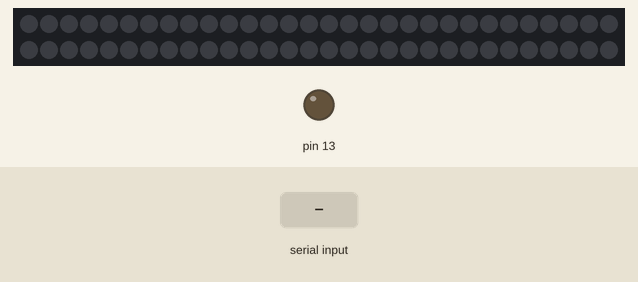
This sketch was run on a simulated Arduino Uno, built with avr-gcc and run on an emulated ATmega328P. Shown: 60 RGB LEDs in strip order, left to right, continuing on the next row, output pins drawn as LEDs (lit = HIGH). The test bench sets the inputs (shaded band). Dim RGB values are drawn brighter than linear.

Above: at 1.2 s.
1.3 s: "1" received over Serial
At 2.4 s:
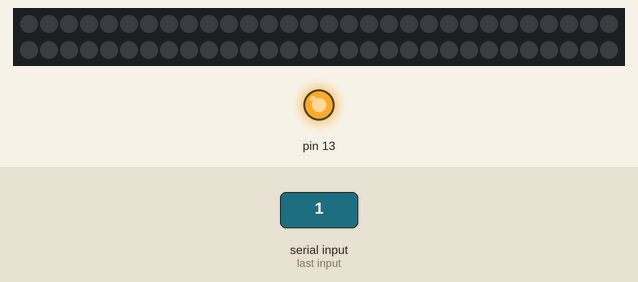
2.8 s: "0" received over Serial
At 3.6 s:
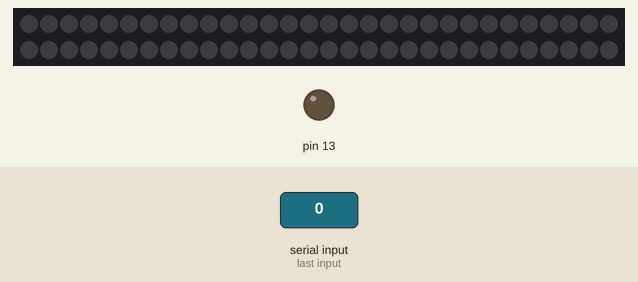
4.3 s: "2" received over Serial
At 4.7 s:
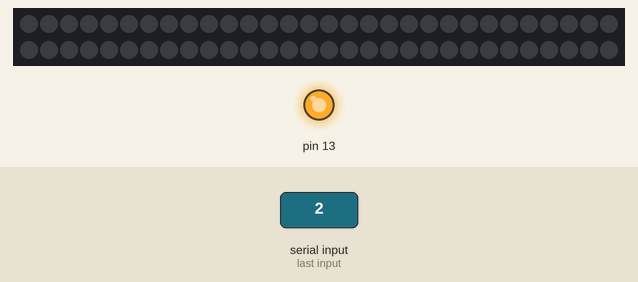
5.8 s: byte 255 (255) received over Serial
At 7.1 s:
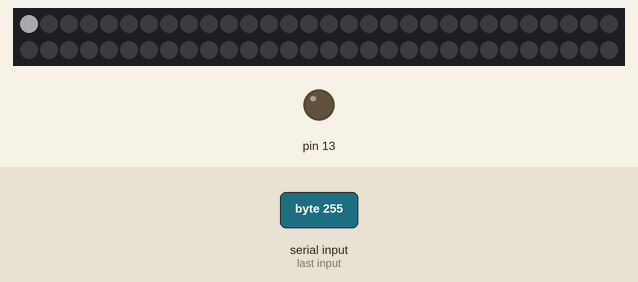
Timing chart, 0 to 8.3 s (numbered marks = the images above; inputs shaded):
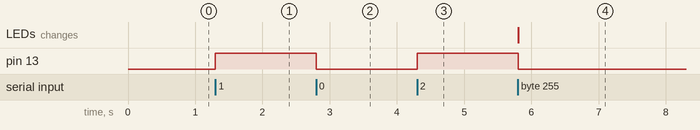

Measured:
- after the input at 1.3 s, pin 13: LOW → HIGH at once
- after the input at 2.8 s, pin 13: HIGH → LOW at once
- after the input at 4.3 s, pin 13: LOW → HIGH at once
- after the input at 5.8 s, pin 13: HIGH → LOW at once; the LEDs: change at once (image 4)

The sketch:

Reciever.ino
```cpp
// (licence header left out)
#include <Adafruit_NeoPixel.h>


#define stripLength 60
#define ledStripPin 6

// Initialize LED strip
Adafruit_NeoPixel myStrip = Adafruit_NeoPixel(stripLength, ledStripPin,
  NEO_GRB + NEO_KHZ800);
byte n;
byte k;
byte colors[3];
boolean pinOn = false;

void setup(){
  Serial.begin(115200);
  pinMode(13, OUTPUT);
  n = 0;
  k = 0;
  myStrip.begin();
  myStrip.show();
}

void serialEvent(){
  while(Serial.available()){
    pinOn = !pinOn;

    byte x = Serial.read();

    // If end-of-frame code recieved
    if(x == 255){
      // myStrip.setBrightness(64); //The LEDs are quite bright
      myStrip.show();
      // Reset counters
      k = 0;
      n = 0;
    }
    else{
      // Data is sent R,G,B,R,G,B etc so we must
      // accumulate and entire RGB triplet before
      // writing to the LED strip
      colors[k] = x;
      k+= 1;
      if(k > 2){
        myStrip.setPixelColor(n, colors[0], colors[1], colors[2]);
        k = 0;
        n += 1;
      }
    }
  }
}


void loop(){
  if(pinOn){
    digitalWrite(13, HIGH);
  }
  else{
    digitalWrite(13, LOW);
  }
  // Empty loop because sketch is entirely serial event driven
}
```
